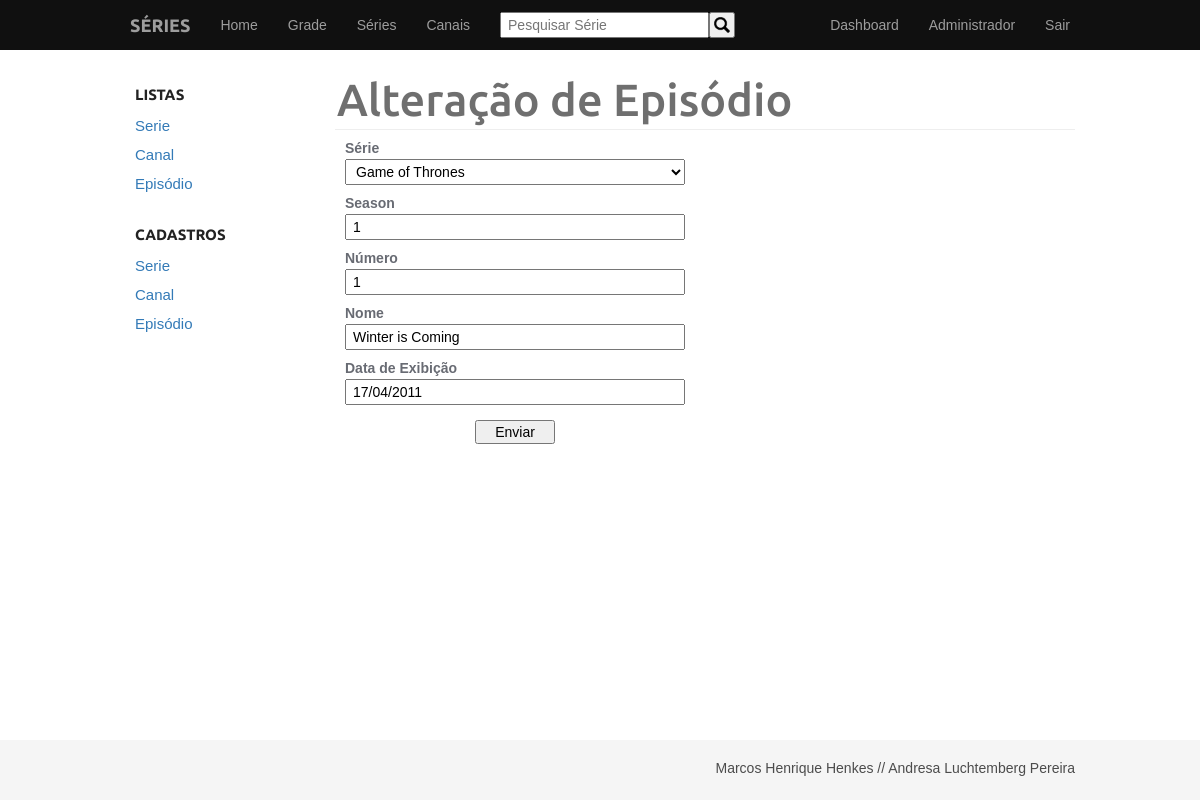
The page /alterar_episodio.php?serie=1&season=1&numero=1 (signed in) on the database its author committed.
### tables this page shows
CREATE TABLE `episodio` (
  `id_serie` int(11) NOT NULL,
  `season` int(11) NOT NULL,
  `numero` int(11) NOT NULL,
  `nome` varchar(255) NOT NULL,
  `data_exibicao` date DEFAULT NULL,
  PRIMARY KEY (`id_serie`,`season`,`numero`)
);

CREATE TABLE `serie` (
  `id` int(11) NOT NULL AUTO_INCREMENT,
  `id_canal` int(11) NOT NULL,
  `nome` varchar(255) NOT NULL,
  `status` varchar(50) NOT NULL,
  `inicio` int(11) NOT NULL,
  `fim` int(11) DEFAULT NULL,
  `sinopse` text,
  PRIMARY KEY (`id`)
);

### alterar_episodio.php (the view, shortened to what this page needs)
<?php include("conexao.php"); ?>
<!DOCTYPE html>
<html>
<head>
	<link rel="stylesheet" type="text/css" href="estilos.css">
</head>
<body>
	<?php include("navbar.php"); ?>
	<div class="container">
		<div class="sidebar sidebar-sm">
			<?php include("menu.php"); ?>
		</div>
		<?php
			$id_serie = $_GET['serie'];
			$season = $_GET['season'];
			$numero = $_GET['numero'];
			$sql = "SELECT * FROM episodio WHERE id_serie = $id_serie AND season = $season AND numero = $numero";
			$retorno = $mysqli->query($sql);
			$obj = $retorno->fetch_object();
		?>
		<div class="conteudo">
			<div class="titulo">
				<h1>Alteração de Episódio</h1>
			</div>
			<form action="alterar_episodio_db.php" method="post" class="form-cadastro">
				<?php
					$sql = "SELECT id, nome FROM serie";
					$retorno = $mysqli->query($sql);
				?>
				<div>
					<label for="serie">Série</label>
					<select name="id_serie" id="serie">
						<?php
							while ($serie = $retorno->fetch_object()) {
						?>
						<option value="<?php echo $serie->id; ?>" <?php if($serie->id == $obj->id_serie) echo 'selected'; ?>>
							<?php echo $serie->nome; ?>
						</option>
						<?php } ?>
					</select>
				</div>
				<div>
					<label for="season">Season</label>
					<input type="text" name="season" id="season"  maxlength="2" value="<?php echo $obj->season; ?>">
				</div>
				<div>
					<label for="numero">Número</label>
					<input type="text" name="numero" id="numero"  maxlength="2" value="<?php echo $obj->numero; ?>">
				</div>
				<div>
					<label for="nome">Nome</label>
					<input type="text" name="nome" id="nome"  maxlength="255" value="<?php echo $obj->nome; ?>">
				</div>
				<?php
					$data = new DateTime($obj->data_exibicao);
				?>
				<div>
					<label for="data-exibicao">Data de Exibição</label>
					<input type="text" name="data-exibicao" id="data-exibicao"  maxlength="10" value="<?php echo $data->format('d/m/Y'); ?>">
				</div>
				<div>
					<input type="submit" value="Enviar">
				</div>
			</form>
		</div>
	</div>
	<?php include("footer.php") ?>
</body>
</html>

### estilos.css (style rules this page uses)
* { margin: 0; padding: 0; font-family: Helvetica, sans-serif; font-size: 14px; box-sizing: border-box; }
div { color: #4C4C4C; }
h1 { font-size: 45px; }
h1, h2, h3, h4 { font-family: "Ubuntu", Helvetica, sans-serif; font-weight: 500; color: #6f6f6f; }
html { min-height: 100%; position: relative; }
body { margin-bottom: 60px; }
.container { width: 970px; margin: 0 auto; height: 100%; }
body > .container { margin-top: -50px; padding-top: 70px; position: relative; }
.sidebar { width: 200px; min-height: 450px; float: left; overflow: hidden; margin-top: 8px; }
.sidebar-sm { width: 150px; }
.conteudo { margin-left: 210px; padding: 10px; min-height: 100%; }
.titulo { height: 50px; padding-left: 2px; border-bottom: 1px solid #EEE; }
.titulo h1 { float: left; line-height: 40px; }
form.form-cadastro { width: 340px; margin: 10px 10px; }
form.form-cadastro div { display: block; margin-bottom: 10px; width: 340px; }
form.form-cadastro label { display: block; font-weight: bold; color: #686b73; margin-bottom: 3px; }
input, select, textarea { display: block; width: 100%; padding: 3px 6px; box-sizing: border-box; }
form.form-cadastro input[type="submit"] { font-size: 14px; margin: 15px auto; width: 80px; padding: 2px; }
option { padding: 0 10px; }

### rows shown on the page
episodio: id_serie "Game of Thrones", season "1", numero "1", nome "Winter is Coming", data-exibicao "17/04/2011"

### other values the page prints
$_SESSION['nome'] "Administrador"
